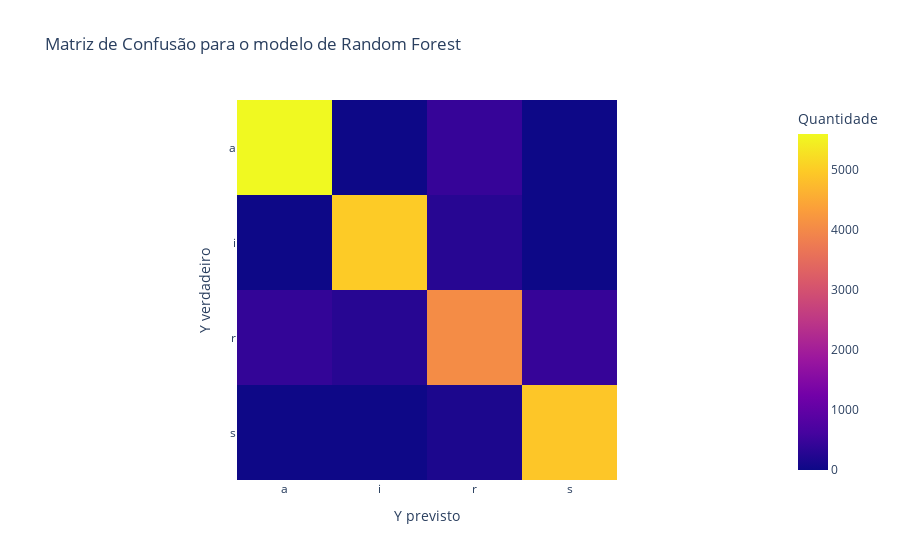

Source (notebook cell):
### Code cell
fig = px.imshow(matriz_confusao_trees, labels=dict(x="Y previsto", y="Y verdadeiro", color="Quantidade"),  x = ['a', 'i', 'r', 's'], y = ['a', 'i', 'r', 's'], title = 'Matriz de Confusão para o modelo de Random Forest')
fig.show()

### Figure 1 — Plotly figure (JSON) as saved in the notebook; plotly's stock layout.template omitted (floating-point values rounded to 4 significant figures)
{"data": [{"coloraxis": "coloraxis", "hovertemplate": "Y previsto: %{x}<br>Y verdadeiro: %{y}<br>Quantidade: %{z}<extra></extra>", "name": "0", "type": "heatmap", "x": ["a", "i", "r", "s"], "xaxis": "x", "y": ["a", "i", "r", "s"], "yaxis": "y", "z": [[5604, 4, 447, 0], [2, 5000, 285, 1], [415, 287, 4055, 446], [12, 6, 164, 4926]]}], "layout": {"coloraxis": {"colorbar": {"title": {"text": "Quantidade"}}, "colorscale": [[0, "#0d0887"], [0.1111, "#46039f"], [0.2222, "#7201a8"], [0.3333, "#9c179e"], [0.4444, "#bd3786"], [0.5556, "#d8576b"], [0.6667, "#ed7953"], [0.7778, "#fb9f3a"], [0.8889, "#fdca26"], [1, "#f0f921"]]}, "title": {"text": "Matriz de Confusão para o modelo de Random Forest"}, "xaxis": {"anchor": "y", "constrain": "domain", "domain": [0, 1], "scaleanchor": "y", "title": {"text": "Y previsto"}}, "yaxis": {"anchor": "x", "autorange": "reversed", "constrain": "domain", "domain": [0, 1], "title": {"text": "Y verdadeiro"}}}}
